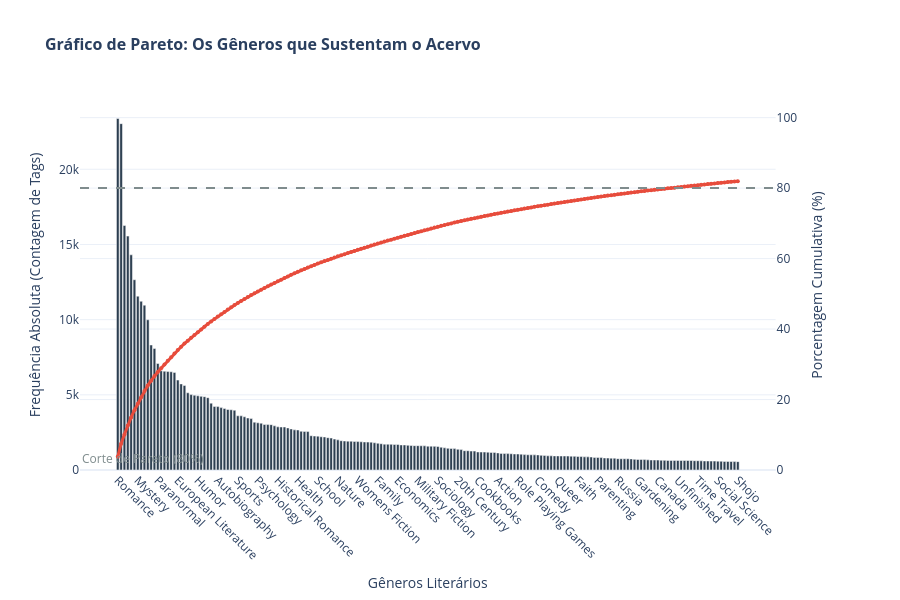

This figure's notebook cell:
### Markdown cell above
## 2. Redução de Dimensionalidade Estrutural (Princípio de Pareto)

Aplicamos o Princípio de Pareto como critério estatístico para a redução de dimensionalidade da base de dados, permitindo filtrar e isolar as tags de gêneros literários que possuem real relevância volumétrica para a plataforma.

* **Frequência e Distribuição Acumulada:** O algoritmo mapeia a frequência absoluta de cada gênero e calcula a sua porcentagem cumulativa em ordem decrescente, estabelecendo uma função de distribuição acumulada empírica.
* **Análise de Eixo Duplo Interativa:** Integra a contagem volumétrica (eixo Y primário) com a curva de percentual acumulado (eixo Y secundário), parametrizando visualmente o limiar crítico de corte.

**O Princípio de Pareto Aplicado ao Acervo:**
Ao ordenar as categorias por dominância, a modelagem estatística provou que **apenas 205 gêneros (representando 17,7% das 1.158 tags existentes no total) concentram exatamente 80% do volume de todo o acervo**. 

Os outros 82,3% dos gêneros restantes configuram o fenômeno da **Cauda Longa** (*Long Tail*): uma massa ruidosa de micro-nichos e redundâncias. Esse corte em 205 categorias serve como o funil exato que alimenta e valida o nosso motor de associação por Lift.

### Code cell
all_genres = [genre for sublist in df['genre_list'] for genre in sublist]
genre_counts = Counter(all_genres)

pareto_df = pd.DataFrame.from_dict(genre_counts, orient='index', columns=['Frequencia']).sort_values('Frequencia', ascending=False)
pareto_df['Porcentagem_Cumulativa'] = pareto_df['Frequencia'].cumsum() / pareto_df['Frequencia'].sum() * 100

plot_df = pareto_df[pareto_df['Porcentagem_Cumulativa'] <= 82].reset_index()
plot_df.rename(columns={'index': 'Genero'}, inplace=True)

fig = make_subplots(specs=[[{"secondary_y": True}]])


fig.add_trace(
    go.Bar(
        x=plot_df['Genero'],
        y=plot_df['Frequencia'],
        name="Frequência",
        marker_color='#2C3E50'
    ),
    secondary_y=False,
)

fig.add_trace(
    go.Scatter(
        x=plot_df['Genero'],
        y=plot_df['Porcentagem_Cumulativa'],
        name="% Cumulativa",
        mode='lines+markers',
        line=dict(color='#E74C3C', width=3),
        marker=dict(size=4)
    ),
    secondary_y=True,
)

fig.add_hline(
    y=80,
    line_dash='dash',
    line_color='#7F8C8D',
    line_width=2,
    annotation_text='Corte de Pareto (80%)',
    annotation_position='top left',
    annotation_font_color='#7F8C8D',
    secondary_y=True
)

fig.update_layout(
    title_text='<b>Gráfico de Pareto: Os Gêneros que Sustentam o Acervo</b>',
    title_font_size=16,
    template='plotly_white',
    hovermode='x unified',
    showlegend=False,
    autosize=True,
    height=600
)

fig.update_xaxes(title_text="Gêneros Literários", tickangle=45, nticks=40)
fig.update_yaxes(title_text="Frequência Absoluta (Contagem de Tags)", secondary_y=False)
fig.update_yaxes(title_text="Porcentagem Cumulativa (%)", range=[0, 105], secondary_y=True)

fig.show()

### Figure 1 — Plotly figure (JSON) as saved in the notebook; plotly's stock layout.template omitted (floating-point values rounded to 4 significant figures; data arrays with more than 128 entries replaced by an {"elided": "..."} marker saying what was removed)
{"data": [{"marker": {"color": "#2C3E50"}, "name": "Frequência", "type": "bar", "x": {"elided": "187 str values"}, "xaxis": "x", "y": {"elided": "187 int values"}, "yaxis": "y"}, {"line": {"color": "#E74C3C", "width": 3}, "marker": {"size": 4}, "mode": "lines+markers", "name": "% Cumulativa", "type": "scatter", "x": {"elided": "187 str values"}, "xaxis": "x", "y": {"elided": "187 float values"}, "yaxis": "y2"}], "layout": {"annotations": [{"font": {"color": "#7F8C8D"}, "showarrow": false, "text": "Corte de Pareto (80%)", "x": 0, "xanchor": "left", "xref": "x domain", "y": 80, "yanchor": "bottom", "yref": "y"}], "autosize": true, "height": 600, "hovermode": "x unified", "shapes": [{"line": {"color": "#7F8C8D", "dash": "dash", "width": 2}, "type": "line", "x0": 0, "x1": 1, "xref": "x domain", "y0": 80, "y1": 80, "yref": "y2"}], "showlegend": false, "title": {"font": {"size": 16}, "text": "<b>Gráfico de Pareto: Os Gêneros que Sustentam o Acervo</b>"}, "xaxis": {"anchor": "y", "domain": [0, 0.94], "nticks": 40, "tickangle": 45, "title": {"text": "Gêneros Literários"}}, "yaxis": {"anchor": "x", "domain": [0, 1], "title": {"text": "Frequência Absoluta (Contagem de Tags)"}}, "yaxis2": {"anchor": "x", "overlaying": "y", "range": [0, 105], "side": "right", "title": {"text": "Porcentagem Cumulativa (%)"}}}}
